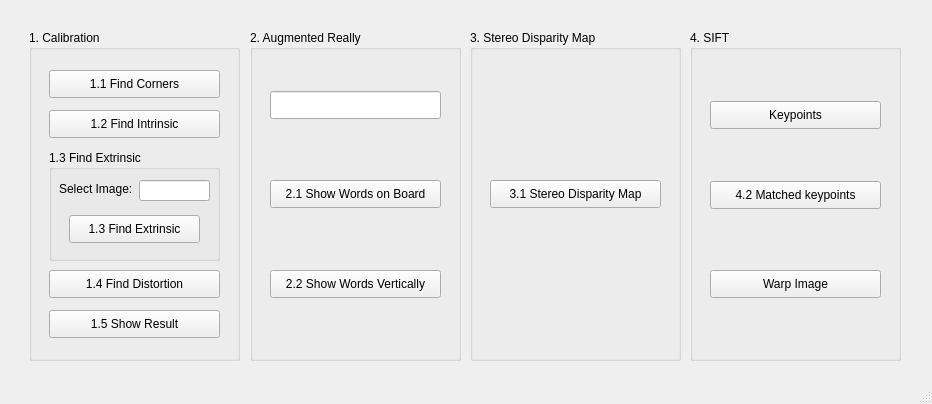
<?xml version="1.0" encoding="UTF-8"?>
<ui version="4.0">
 <class>MainWindow</class>
 <widget class="QMainWindow" name="MainWindow">
  <property name="geometry">
   <rect>
    <x>0</x>
    <y>0</y>
    <width>932</width>
    <height>404</height>
   </rect>
  </property>
  <property name="windowTitle">
   <string>MainWindow</string>
  </property>
  <widget class="QWidget" name="centralwidget">
   <widget class="QGroupBox" name="groupBox1">
    <property name="geometry">
     <rect>
      <x>29</x>
      <y>30</y>
      <width>211</width>
      <height>331</height>
     </rect>
    </property>
    <property name="title">
     <string>1. Calibration</string>
    </property>
    <widget class="QPushButton" name="Find_Corners">
     <property name="geometry">
      <rect>
       <x>20</x>
       <y>40</y>
       <width>171</width>
       <height>28</height>
      </rect>
     </property>
     <property name="text">
      <string>1.1 Find Corners</string>
     </property>
    </widget>
    <widget class="QPushButton" name="Find_Intrinsic">
     <property name="geometry">
      <rect>
       <x>20</x>
       <y>80</y>
       <width>171</width>
       <height>28</height>
      </rect>
     </property>
     <property name="text">
      <string>1.2 Find Intrinsic</string>
     </property>
    </widget>
    <widget class="QPushButton" name="Find_Distortion">
     <property name="geometry">
      <rect>
       <x>20</x>
       <y>240</y>
       <width>171</width>
       <height>28</height>
      </rect>
     </property>
     <property name="text">
      <string>1.4 Find Distortion</string>
     </property>
    </widget>
    <widget class="QPushButton" name="Show_Result">
     <property name="geometry">
      <rect>
       <x>20</x>
       <y>280</y>
       <width>171</width>
       <height>28</height>
      </rect>
     </property>
     <property name="text">
      <string>1.5 Show Result</string>
     </property>
    </widget>
    <widget class="QGroupBox" name="groupBox">
     <property name="geometry">
      <rect>
       <x>20</x>
       <y>120</y>
       <width>171</width>
       <height>111</height>
      </rect>
     </property>
     <property name="title">
      <string>1.3 Find Extrinsic</string>
     </property>
     <widget class="QPushButton" name="Find_Extrinsic">
      <property name="geometry">
       <rect>
        <x>20</x>
        <y>65</y>
        <width>131</width>
        <height>28</height>
       </rect>
      </property>
      <property name="text">
       <string>1.3 Find Extrinsic</string>
      </property>
     </widget>
     <widget class="QLineEdit" name="Calibration_InputBox">
      <property name="geometry">
       <rect>
        <x>90</x>
        <y>30</y>
        <width>71</width>
        <height>21</height>
       </rect>
      </property>
      <property name="inputMethodHints">
       <set>Qt::ImhNone</set>
      </property>
     </widget>
     <widget class="QLabel" name="label">
      <property name="geometry">
       <rect>
        <x>10</x>
        <y>31</y>
        <width>91</width>
        <height>16</height>
       </rect>
      </property>
      <property name="text">
       <string>Select Image:</string>
      </property>
     </widget>
    </widget>
   </widget>
   <widget class="QGroupBox" name="groupBox_2">
    <property name="geometry">
     <rect>
      <x>250</x>
      <y>30</y>
      <width>211</width>
      <height>331</height>
     </rect>
    </property>
    <property name="title">
     <string>2. Augmented Really</string>
    </property>
    <widget class="QPushButton" name="Show_Words_on_Board">
     <property name="geometry">
      <rect>
       <x>20</x>
       <y>150</y>
       <width>171</width>
       <height>28</height>
      </rect>
     </property>
     <property name="text">
      <string>2.1 Show Words on Board</string>
     </property>
    </widget>
    <widget class="QPushButton" name="Show_Words_Vertically">
     <property name="geometry">
      <rect>
       <x>20</x>
       <y>240</y>
       <width>171</width>
       <height>28</height>
      </rect>
     </property>
     <property name="text">
      <string>2.2 Show Words Vertically</string>
     </property>
    </widget>
    <widget class="QLineEdit" name="AR_InputBox">
     <property name="geometry">
      <rect>
       <x>20</x>
       <y>61</y>
       <width>171</width>
       <height>28</height>
      </rect>
     </property>
     <property name="font">
      <font>
       <pointsize>12</pointsize>
      </font>
     </property>
     <property name="inputMethodHints">
      <set>Qt::ImhNone</set>
     </property>
     <property name="maxLength">
      <number>6</number>
     </property>
    </widget>
   </widget>
   <widget class="QGroupBox" name="groupBox_3">
    <property name="geometry">
     <rect>
      <x>470</x>
      <y>30</y>
      <width>211</width>
      <height>331</height>
     </rect>
    </property>
    <property name="title">
     <string>3. Stereo Disparity Map</string>
    </property>
    <widget class="QPushButton" name="Stereo_Disparity_Map">
     <property name="geometry">
      <rect>
       <x>20</x>
       <y>150</y>
       <width>171</width>
       <height>28</height>
      </rect>
     </property>
     <property name="text">
      <string>3.1 Stereo Disparity Map</string>
     </property>
    </widget>
   </widget>
   <widget class="QGroupBox" name="groupBox_4">
    <property name="geometry">
     <rect>
      <x>690</x>
      <y>30</y>
      <width>211</width>
      <height>331</height>
     </rect>
    </property>
    <property name="title">
     <string>4. SIFT</string>
    </property>
    <widget class="QPushButton" name="Keypoints">
     <property name="geometry">
      <rect>
       <x>20</x>
       <y>71</y>
       <width>171</width>
       <height>28</height>
      </rect>
     </property>
     <property name="text">
      <string>Keypoints</string>
     </property>
    </widget>
    <widget class="QPushButton" name="Matched_keypoints">
     <property name="geometry">
      <rect>
       <x>20</x>
       <y>151</y>
       <width>171</width>
       <height>28</height>
      </rect>
     </property>
     <property name="text">
      <string>4.2 Matched keypoints</string>
     </property>
    </widget>
    <widget class="QPushButton" name="Warp_Image">
     <property name="geometry">
      <rect>
       <x>20</x>
       <y>240</y>
       <width>171</width>
       <height>28</height>
      </rect>
     </property>
     <property name="text">
      <string>Warp Image</string>
     </property>
    </widget>
   </widget>
  </widget>
  <widget class="QMenuBar" name="menubar">
   <property name="geometry">
    <rect>
     <x>0</x>
     <y>0</y>
     <width>932</width>
     <height>25</height>
    </rect>
   </property>
  </widget>
  <widget class="QStatusBar" name="statusbar"/>
 </widget>
 <resources/>
 <connections/>
</ui>
